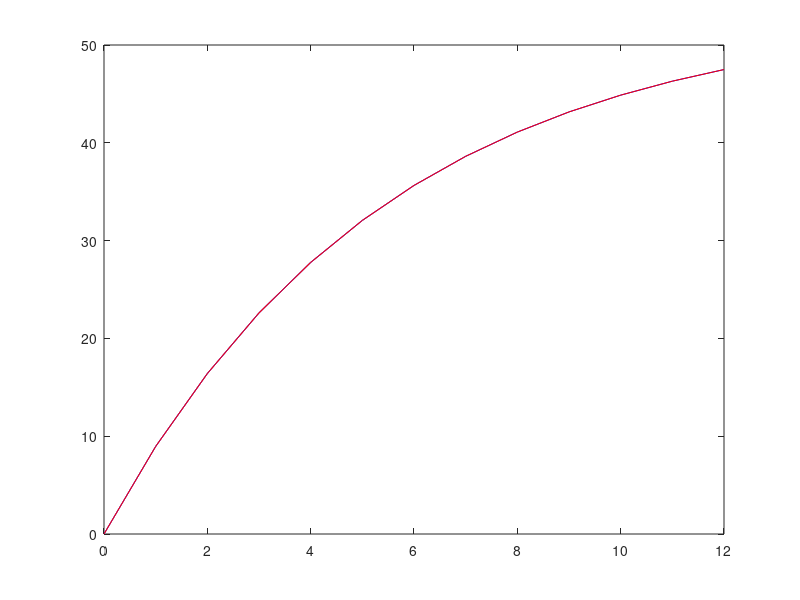

Write the MATLAB code that produced this figure. (Note: this script raises an error after producing the figure.)
function [] = ode_examples
parachute_example;
generic_example;
pendulum_example;
return

function [] = parachute_example
hold off;
t = [0:12];
y0 = 0;
[y] = runge_kutta('parachute',t,y0);
figure(1);
plot(t,y,'b');
[T,Y]=ode45(@parachute,t,y0);
hold on;
plot(T,Y,'r');
hold on;
clear
syms g c m v vt
vt = dsolve('Dv=g-c*v/m','v(0)=0');
g=9.8; m=68.1; c=12.5;
% substitue g,m,c values
vt = subs(vt);
t = [0:12];
y = subs(vt);
%figure(1)
plot(t,y,'g');
legend('numerical','matlab','analytical');
hold off;
return

function [] = generic_example
hold off;
x = [0:0.1:4];
y0 = 1;
[y] = runge_kutta('generic_function',x,y0);
figure(2);
plot(x,y,'bo');
[x,y]=ode45(@generic_function,x,y0);
hold on;
plot(x,y,'r');
hold on;
clear
syms x y;
x = [0:0.1:4];
y = dsolve('Dy = -2*x^3+12*x^2-20*x+8.5','y(0)=1','x');
y = subs(y);
%figure(1)
plot(x,y,'g');
legend('numerical','matlab','analytical');
hold off;
return

function [] = pendulum_example
% pendulum problem
y0 = [pi/4 0]';
t0 = 0;
tn = 4;
n = 100;
t = linspace(t0,tn,n);
[y] = runge_kutta('pendulum',t,y0);
figure(3);
plot(t,y(1,:),'r',t,y(2,:),'b');
hold on;
% solution using ode45
[T,Y]=ode45(@pendulum,[t0 tn],y0);
plot(T,Y(:,1),'--g',T,Y(:,2),'--y');
xlim([0 4]);
legend('numerical-y1','numerical-y2','matlab-y1','matlab-y2');
hold off;
return

% and 'n' is the number of points at which the solution is evaluated
function [y] = runge_kutta(f,x,y0)
m = length(y0);
n = length(x);
% y is a matrix of size 'mxn'
y=zeros(m,n);
y(:,1)=y0;
for i=1:n-1
    h=x(i+1)-x(i);
    y(:,i+1)=y(:,i)+feval('rk4',f,h,x(i),y(:,i));
end
return

% 4th order Runge-Kutta function
% corrector is a column vector of size 'm'
% we have to use a column vector (ack..!)to be consistent
%               with matlab's ode45 function which requires
%               that f returns a column vector
function [corrector] = rk4(f,h,xi,yi)
k1=feval(f,xi,yi);
k2=feval(f,xi+0.5*h,yi+0.5*k1*h);
k3=feval(f,xi+0.5*h,yi+0.5*k2*h);
k4=feval(f,xi+h,yi+k3*h);
corrector=(k1+2*k2+2*k3+k4)*h/6;
return

% pendulum function
function [dydt] = pendulum(t,y)
g=32.2; l=2;
dydt=zeros(2,1);
dydt(1)= y(2);
dydt(2)= -g*sin(y(1))/l;
return

function [dv]=parachute(t,v)
g=9.8; c=12.5; m=68.1;
dv=g-c*v/m;
return

function [dydx] = generic_function(x,y)
dydx = -2*x^3+12*x^2-20*x+8.5;
return
